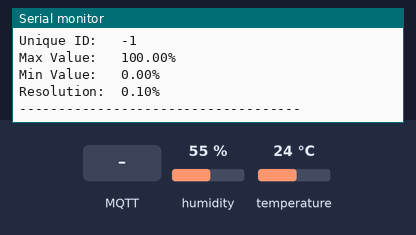
Simulated run of this sketch. Board: ESP8266 (NodeMCU). Shown: the last lines printed to the serial monitor. Inputs (shaded band) come from the test bench; at power-on: humidity 55 %, temperature 24 °C. WiFi joins after 1.5 s; servers stay silent unless stated; no MQTT or app messages arrive unless stated.

Above: at 3.5 s.
3.6 s: MQTT message "/CWS100/Weight" arrives on the first subscribed topic
At 4.3 s:
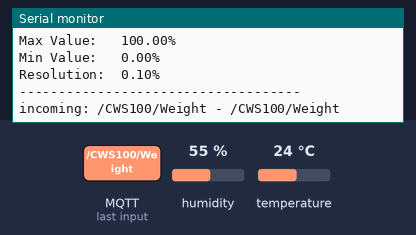
5.1 s: MQTT message "1" arrives on the first subscribed topic
At 6.3 s:
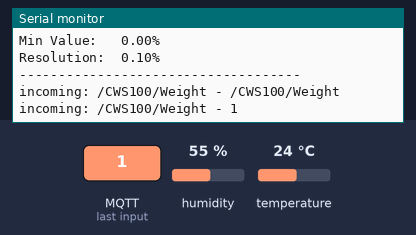
6.6 s: MQTT message "on" arrives on the first subscribed topic
At 7.8 s:
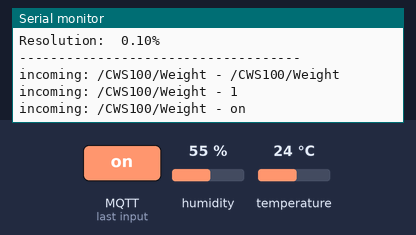
8.1 s: MQTT message "off" arrives on the first subscribed topic
At 8.8 s:
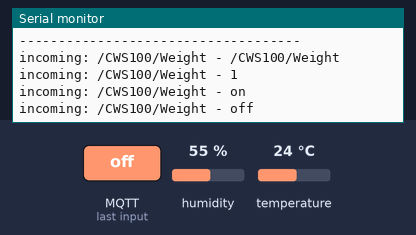

Measured:
- after the input at 3.6 s, the serial monitor: prints a new line at once (image 1)
- after the input at 5.1 s, the serial monitor: prints a new line at once (image 2)
- after the input at 6.6 s, the serial monitor: prints a new line at once (image 3)
- after the input at 8.1 s, the serial monitor: prints a new line at once (image 4)

The sketch:

Smart_Chicken_Fram_Peripherals.ino
```cpp
#include <Adafruit_Sensor.h>
#include <DHT.h>
#include <DHT_U.h>

#include <ESP8266WiFi.h>

#include <MQTT.h>

#include <BlynkSimpleEsp8266.h>

// DHT_Sensor_Conf...........
#define DHTPIN D3     // Digital pin connected to the DHT sensor

// Uncomment the type of sensor in use:
//#define DHTTYPE    DHT11     // DHT 11
#define DHTTYPE    DHT22     // DHT 22 (AM2302)
//#define DHTTYPE    DHT21     // DHT 21 (AM2301)

DHT_Unified dht(DHTPIN, DHTTYPE);

uint32_t delayMS;
// DHT_Sensor_Conf...........

// WIFI_And_MQTT_Conf.................
const char* ssid = "Enter Your SSID Here !";
const char* pass = "Enter Your SSID Password Here !";

WiFiClient net;
MQTTClient client;

unsigned long lastMillis = 0;
// WIFI_And_MQTT_Conf.................

// Blynk Conf.........................
#define BLYNK_PRINT Serial

BlynkTimer timer;

char auth[] = "GwqgQPdw8So5k-iS-yTN4KCvoX0YSanZ";
//Blynk Conf..........................

void setup()
{
  Serial.begin(250000);

  //// Initialize WIFI And MQTT Client.
  WiFi.mode(WIFI_STA);
  WiFi.begin(ssid, pass);

  client.begin("192.168.43.50", net);
  client.onMessage(messageReceived);

  Connect_To_WIFI_And_MQTT();

  // Initialize DHT device.
  dht.begin();
  Print_DHT_Sensor_Info();

  // Initialize Blynk Client.
  Blynk.begin(auth, ssid, pass, IPAddress(192,168,43,1), 8080);

  // Initialize Blynk Timer.
  timer.setInterval(5000L, Get_DHT_Sensor_Data);
}

void loop()
{
  client.loop();
  delay(10);  // <- fixes some issues with WiFi stability

  if (!client.connected())
  {
    Connect_To_WIFI_And_MQTT();
  }

  Blynk.run();
  timer.run();
}

void Get_DHT_Sensor_Data(void)
{
  Measure_Temperature_And_Humidity();
  float Temperature = Get_Temperature();
  float Humidity = Get_Humidity();

  client.publish("Sensor1/Temperature", String(Temperature));
  client.publish("Sensor1/Humidity", String(Humidity));

  //client.publish("Sensor1/Temperature", String(Temperature) + "°C");
  //client.publish("Sensor1/Humidity", String(Humidity) + "%");

  Blynk.virtualWrite(V1, Temperature);
  Blynk.virtualWrite(V2, Humidity);
}
```

DHT_Main.ino
```cpp
/* Backup.........
#include <Adafruit_Sensor.h>
#include <DHT.h>
#include <DHT_U.h>

#define DHTPIN D3     // Digital pin connected to the DHT sensor

// Uncomment the type of sensor in use:
//#define DHTTYPE    DHT11     // DHT 11
#define DHTTYPE    DHT22     // DHT 22 (AM2302)
//#define DHTTYPE    DHT21     // DHT 21 (AM2301)

DHT_Unified dht(DHTPIN, DHTTYPE);

uint32_t delayMS;
*/

float Temp_Temperature;
float Temp_Humidity;

void Set_Delay_Time(void)
{
  sensor_t sensor;
  delayMS = sensor.min_delay / 1000;
}

void Print_DHT_Sensor_Info(void)
{
  Serial.println(F("DHTxx Unified Sensor Example"));
  // Print temperature sensor details.
  sensor_t sensor;
  dht.temperature().getSensor(&sensor);
  Serial.println(F("------------------------------------"));
  Serial.println(F("Temperature Sensor"));
  Serial.print  (F("Sensor Type: ")); Serial.println(sensor.name);
  Serial.print  (F("Driver Ver:  ")); Serial.println(sensor.version);
  Serial.print  (F("Unique ID:   ")); Serial.println(sensor.sensor_id);
  Serial.print  (F("Max Value:   ")); Serial.print(sensor.max_value); Serial.println(F("°C"));
  Serial.print  (F("Min Value:   ")); Serial.print(sensor.min_value); Serial.println(F("°C"));
  Serial.print  (F("Resolution:  ")); Serial.print(sensor.resolution); Serial.println(F("°C"));
  Serial.println(F("------------------------------------"));
  // Print humidity sensor details.
  dht.humidity().getSensor(&sensor);
  Serial.println(F("Humidity Sensor"));
  Serial.print  (F("Sensor Type: ")); Serial.println(sensor.name);
  Serial.print  (F("Driver Ver:  ")); Serial.println(sensor.version);
  Serial.print  (F("Unique ID:   ")); Serial.println(sensor.sensor_id);
  Serial.print  (F("Max Value:   ")); Serial.print(sensor.max_value); Serial.println(F("%"));
  Serial.print  (F("Min Value:   ")); Serial.print(sensor.min_value); Serial.println(F("%"));
  Serial.print  (F("Resolution:  ")); Serial.print(sensor.resolution); Serial.println(F("%"));
  Serial.println(F("------------------------------------"));
  delayMS = sensor.min_delay / 1000;
}

void Debug_Print_DHT_Data(void)
{
  // Delay between measurements.
  delay(delayMS);
  // Get temperature event and print its value.
  sensors_event_t event;
  dht.temperature().getEvent(&event);
  if (isnan(event.temperature)) {
    Serial.println(F("Error reading temperature!"));
  }
  else {
    Serial.print(F("Temperature: "));
    Serial.print(event.temperature);
    Serial.println(F("°C"));
  }
  // Get humidity event and print its value.
  dht.humidity().getEvent(&event);
  if (isnan(event.relative_humidity)) {
    Serial.println(F("Error reading humidity!"));
  }
  else {
    Serial.print(F("Humidity: "));
    Serial.print(event.relative_humidity);
    Serial.println(F("%"));
  }
}

void Measure_Temperature_And_Humidity(void)
{
  // Delay between measurements.
  //delay(delayMS);
  // Get temperature event and print its value.

  sensors_event_t event;
  dht.temperature().getEvent(&event);
  if (isnan(event.temperature)) {
    Serial.println(F("Error reading temperature!"));
  }

  Temp_Temperature = event.temperature;

  dht.humidity().getEvent(&event);
  if (isnan(event.relative_humidity)) {
    Serial.println(F("Error reading humidity!"));
  }

  Temp_Humidity = event.relative_humidity;
}

float Get_Temperature(void)
{
  return Temp_Temperature;
}

float Get_Humidity(void)
{
  return Temp_Humidity;
}
```

WIFI_And_MQTT_Main.ino
```cpp
void Connect_To_WIFI_And_MQTT()
{
  Serial.print("checking wifi...");
  while (WiFi.status() != WL_CONNECTED)
  {
    Serial.print(".");
    delay(1000);
  }

  Serial.print("\nconnecting...");

  while (!client.connect("Node_MCU", "try", "try"))
  {
    Serial.print(".");
    delay(1000);
  }

  Serial.println("\nconnected!");

  client.subscribe("/CWS100/Weight");
  //client.subscribe("/hello");
  // client.unsubscribe("/hello");
}

void messageReceived(String &topic, String &payload) {
  Serial.println("incoming: " + topic + " - " + payload);

  if(topic == "/CWS100/Weight")
  {
    Blynk.virtualWrite(V0, payload);
  }

  // Note: Do not use the client in the callback to publish, subscribe or
  // unsubscribe as it may cause deadlocks when other things arrive while
  // sending and receiving acknowledgments. Instead, change a global variable,
  // or push to a queue and handle it in the loop after calling `client.loop()`.
}
```
